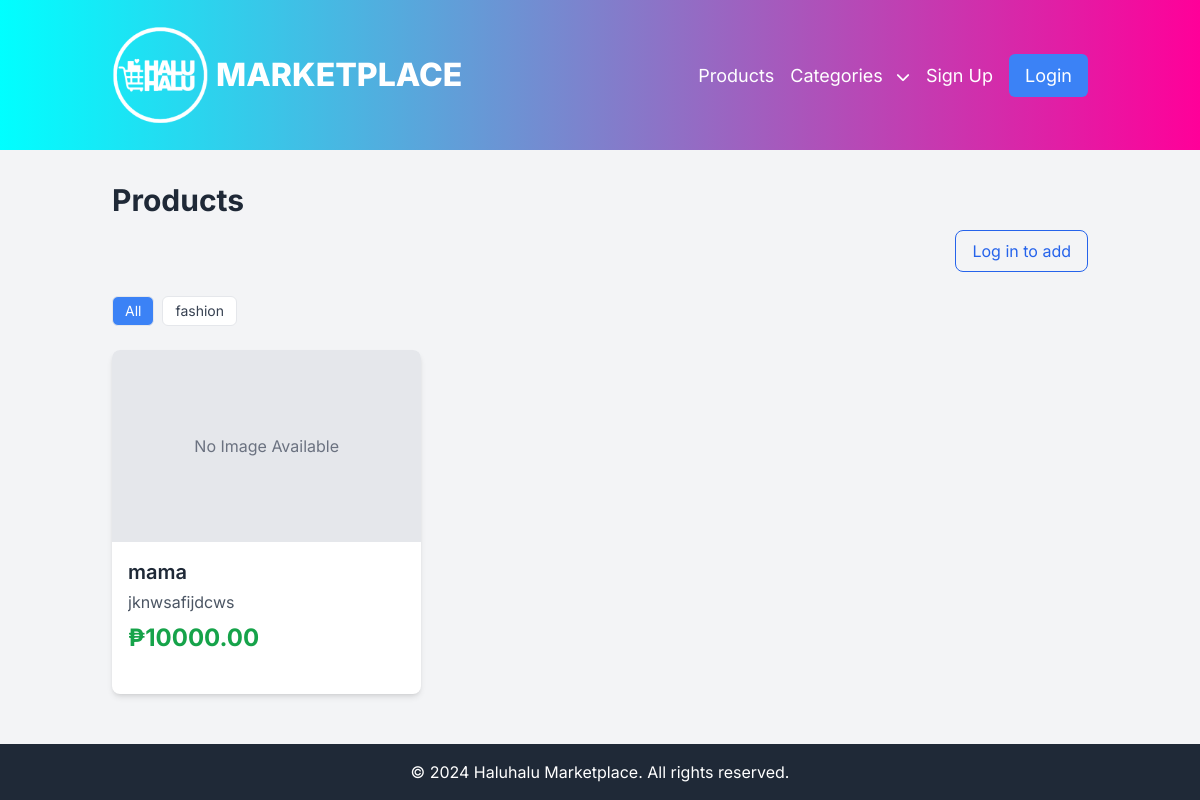
/products/, run on an earlier commit of the app's database.
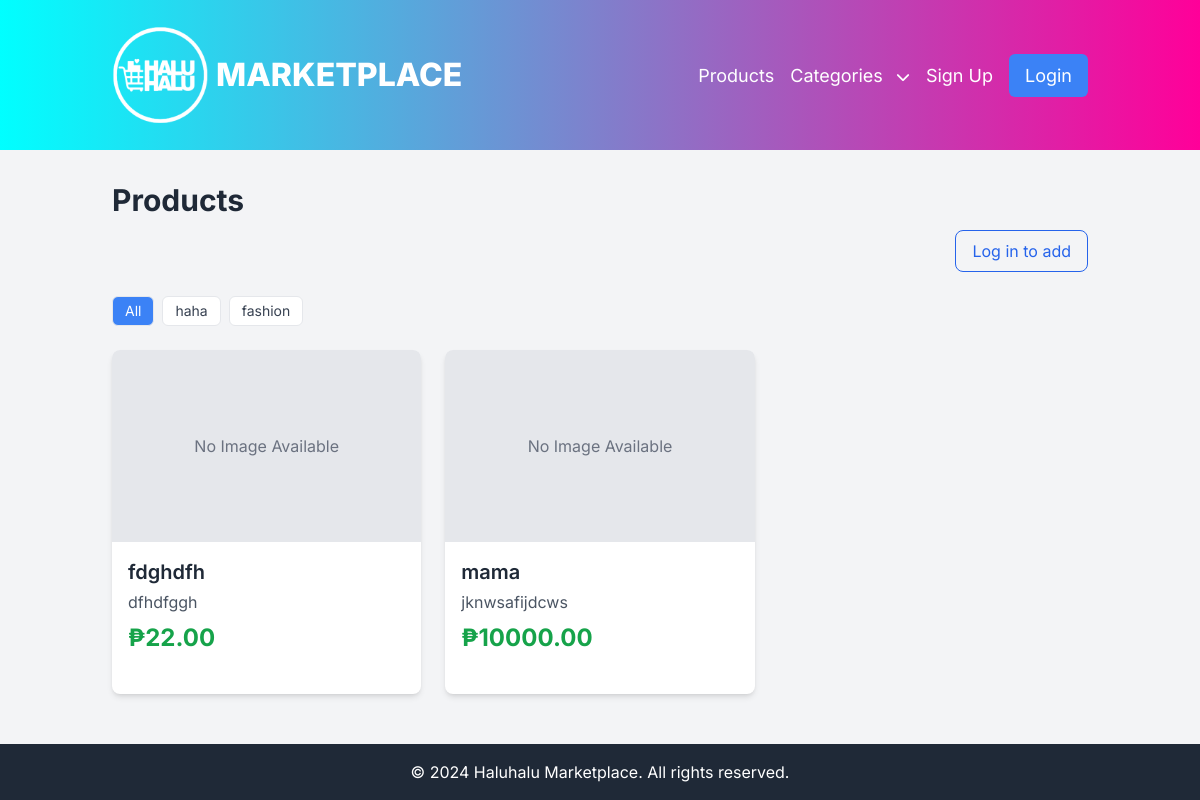
And on a later commit of the database.
### core/models.py (models this page shows, shortened)
class Product(models.Model):
    title = models.CharField(max_length=255)
    description = models.TextField()
    price = models.DecimalField(max_digits=10, decimal_places=2)
    category = models.CharField(max_length=100)
    image = models.ImageField(upload_to='product_images/', blank=True, null=True)
    is_sold = models.BooleanField(default=False)
    seller = models.ForeignKey(settings.AUTH_USER_MODEL, on_delete=models.CASCADE, related_name='products')
    posted_at = models.DateTimeField(auto_now_add=True)
    class Meta:
        ordering = ['-posted_at']

### core/views.py (the view)
# urls.py: path('products/', ProductListView.as_view(), name='product_list'),
class ProductListView(ListView):
    model = Product
    template_name = 'core/product_list.html'
    context_object_name = 'products'
    paginate_by = 10
    def get_queryset(self):
        queryset = super().get_queryset()
        category_name = self.kwargs.get('category_name')
        if category_name:
            queryset = queryset.filter(category__iexact=category_name)
        return queryset
    def get_context_data(self, **kwargs):
        context = super().get_context_data(**kwargs)
        context['selected_category'] = self.kwargs.get('category_name')
        context['categories'] = Product.objects.values_list('category', flat=True).distinct()
        return context

### core/context_processors.py (called while the page is built)
def categories_processor(request):
    unique_categories = Product.objects.values_list('category', flat=True).distinct().order_by('category')
    return {'categories': unique_categories}

### core/templates/core/product_list.html (shortened to what this page needs)
{% extends 'base.html' %}
{% block content %}
<h1 class="text-3xl font-bold text-gray-800 mb-3">Products</h1>
<div class="mb-6 flex justify-end">
  {% if user.is_authenticated %}
    <a href="{% url 'product_add' %}"
       class="inline-flex items-center gap-2 px-4 py-2 rounded-lg bg-blue-600 text-white hover:bg-blue-700">
      <span class="text-xl leading-none">＋</span> Add Product
    </a>
  {% else %}
    <a href="{% url 'login' %}?next={% url 'product_add' %}"
       class="inline-flex items-center gap-2 px-4 py-2 rounded-lg border border-blue-600 text-blue-600 hover:bg-blue-50">
      Log in to add
    </a>
  {% endif %}
</div>
<div class="mb-6 flex flex-wrap gap-2">
    <a href="{% url 'product_list' %}"
       class="px-3 py-1 rounded-md text-sm border {% if not selected_category %}bg-blue-500 text-white{% else %}bg-white text-gray-700 hover:bg-gray-100{% endif %}">
        All
    </a>
    {% for category in categories %}
        <a href="{% url 'category_list' category %}"
           class="px-3 py-1 rounded-md text-sm border {% if selected_category == category %}bg-blue-500 text-white{% else %}bg-white text-gray-700 hover:bg-gray-100{% endif %}">
            {{ category }}
        </a>
    {% endfor %}
</div>
<div class="grid grid-cols-1 sm:grid-cols-2 lg:grid-cols-3 xl:grid-cols-4 gap-6">
    {% for product in products %}
        <div class="bg-white rounded-lg shadow-md overflow-hidden transition-transform duration-200 hover:scale-105">
            <a href="{% url 'product_detail' product.pk %}">
                {% if product.image %}
                    <img src="{{ product.image.url }}" alt="{{ product.title }}" class="w-full h-48 object-cover">
                {% else %}
                    <div class="w-full h-48 flex items-center justify-center bg-gray-200 text-gray-500">
                        No Image Available
                    </div>
                {% endif %}
            </a>
            <div class="p-4 flex flex-col h-full">
                <h2 class="text-xl font-semibold text-gray-800">{{ product.title }}</h2>
                <p class="text-gray-600 mt-1 line-clamp-2">{{ product.description }}</p>
                <p class="mt-2 text-2xl font-bold text-green-600">₱{{ product.price }}</p>
            </div>
        </div>
    {% empty %}
        <p class="col-span-full text-center text-gray-600">No products available yet.</p>
    {% endfor %}
</div>
{% endblock %}

What changed in the data, as far as the page shows it:
added Product: image "No Image Available", title "fdghdfh", description "dfhdfggh", price "22.00"
Also different on the page:
new list line: "haha"
